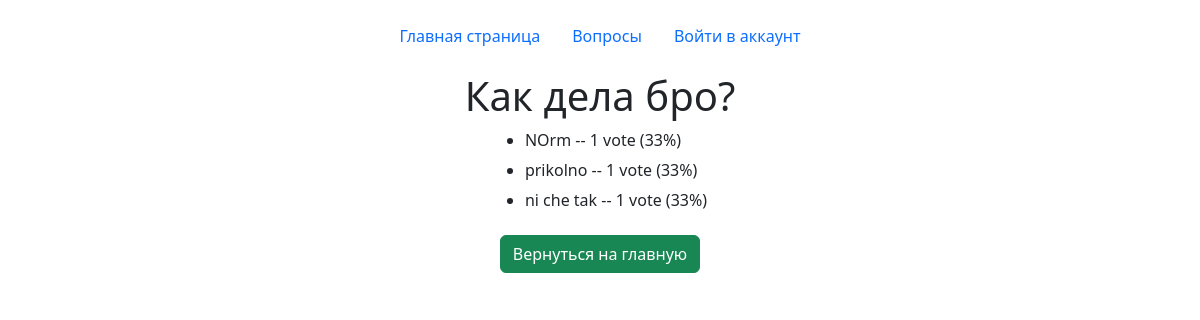
/1/results/, run on an earlier commit of the app's database.
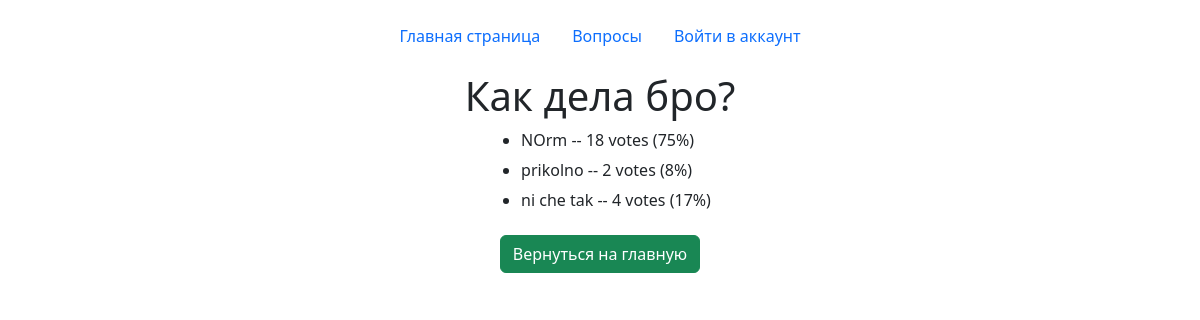
And on a later commit of the database.
### polls/models.py (models this page shows, shortened)
class Choice(models.Model):
    question = models.ForeignKey(Question, on_delete=models.CASCADE)
    choice_text = models.CharField(max_length=200)
    votes = models.IntegerField(default=0)
    def percentage(self):
        all_votes = Choice.objects.all()
        votes_count = 0
        for obj in all_votes:
            votes_count += obj.votes
        if self.votes != 0:
            return round((self.votes / votes_count) * 100)
        else:
            return 0

### polls/views.py (the view)
# urls.py: path('<int:pk>/results/', ResultsView.as_view(), name='results'),
class ResultsView(generic.DetailView):
    model = Question
    template_name = 'polls/results.html'

### polls/templates/polls/results.html
{% extends "base.html" %}
{% block content %}
<div class="d-flex justify-content-center align-items-center flex-column">
<h1>{{ question.question_text }}</h1>
<ul>
    {% for choice in question.choice_set.all %}
    <li><h6>{{ choice.choice_text }} -- {{ choice.votes }} vote{{choice.votes|pluralize}} ({{choice.percentage}}%)</h6></li>
    {% endfor %}
</ul>
<a class="btn btn-success" href="{% url 'index' %}" role="button">Вернуться на главную</a>
</div>
{% endblock %}

What changed in the data, as far as the page shows it:
changed Choice "NOrm": votes "1" → "18"; percentage "33" → "75"
changed Choice "prikolno": votes "1" → "2"; percentage "33" → "8"
changed Choice "ni che tak": votes "1" → "4"; percentage "33" → "17"
